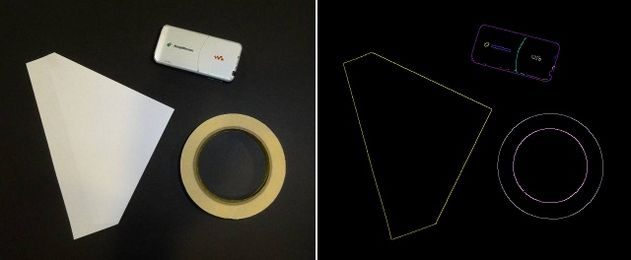
#> input picture tutorial-1 Load display image/test2.jpg, 631 x 260 px, found by its file name
$ python translation.py
#> lines starting #> are read from the running program, lines starting #| are printed output that depends on the picture
# -*- coding: utf-8 -*-
"""
Created on Wed Feb 15 22:17:59 2017

@author: giray
"""

import cv2
import numpy as np

img = cv2.imread('C:\\Users\\giray\\Desktop\\Opencv-deneme\\tutorial-1\\test2.jpg',0)
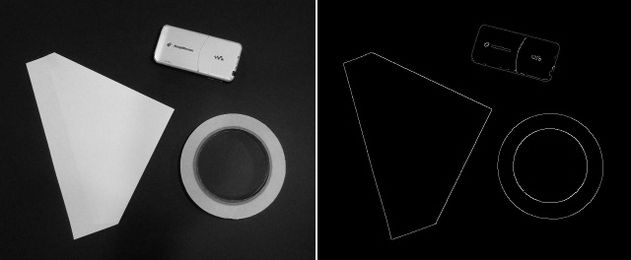
#> img: shape (260, 631); min 0, max 255, mean 38.4
rows,cols = img.shape
#> rows = 260; cols = 631

M = np.float32([[1,0,100],[0,1,50]])
dst = cv2.warpAffine(img,M,(cols,rows))
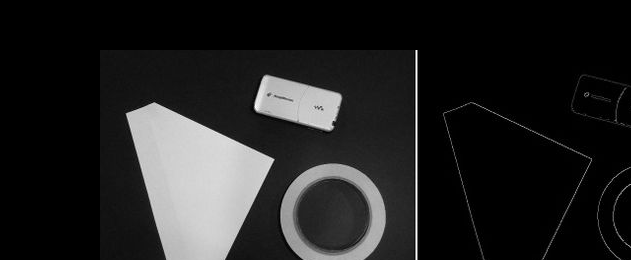
#> dst: shape (260, 631); min 0, max 255, mean 34.1

M = cv2.getRotationMatrix2D((cols/2,rows/2),90,1)
rotated = cv2.warpAffine(img,M,(cols,rows))
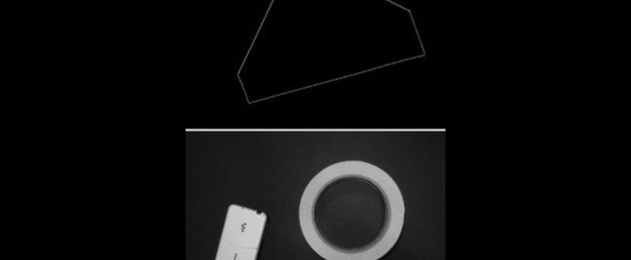
#> rotated: shape (260, 631); min 0, max 215, mean 12.9

cv2.imshow('img',dst)
cv2.imshow('rotated',rotated)
cv2.waitKey(0)
cv2.destroyAllWindows()
